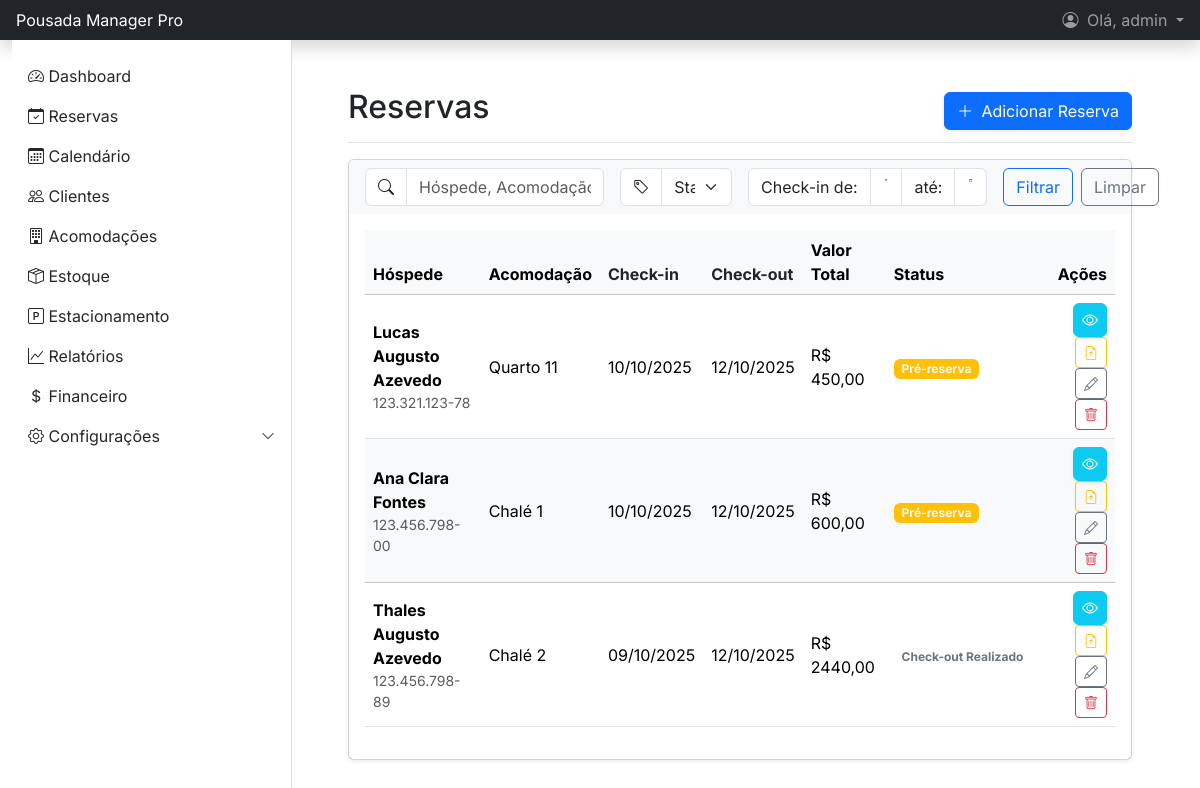
/reservas/ (signed in), run on an earlier commit of the app's database.
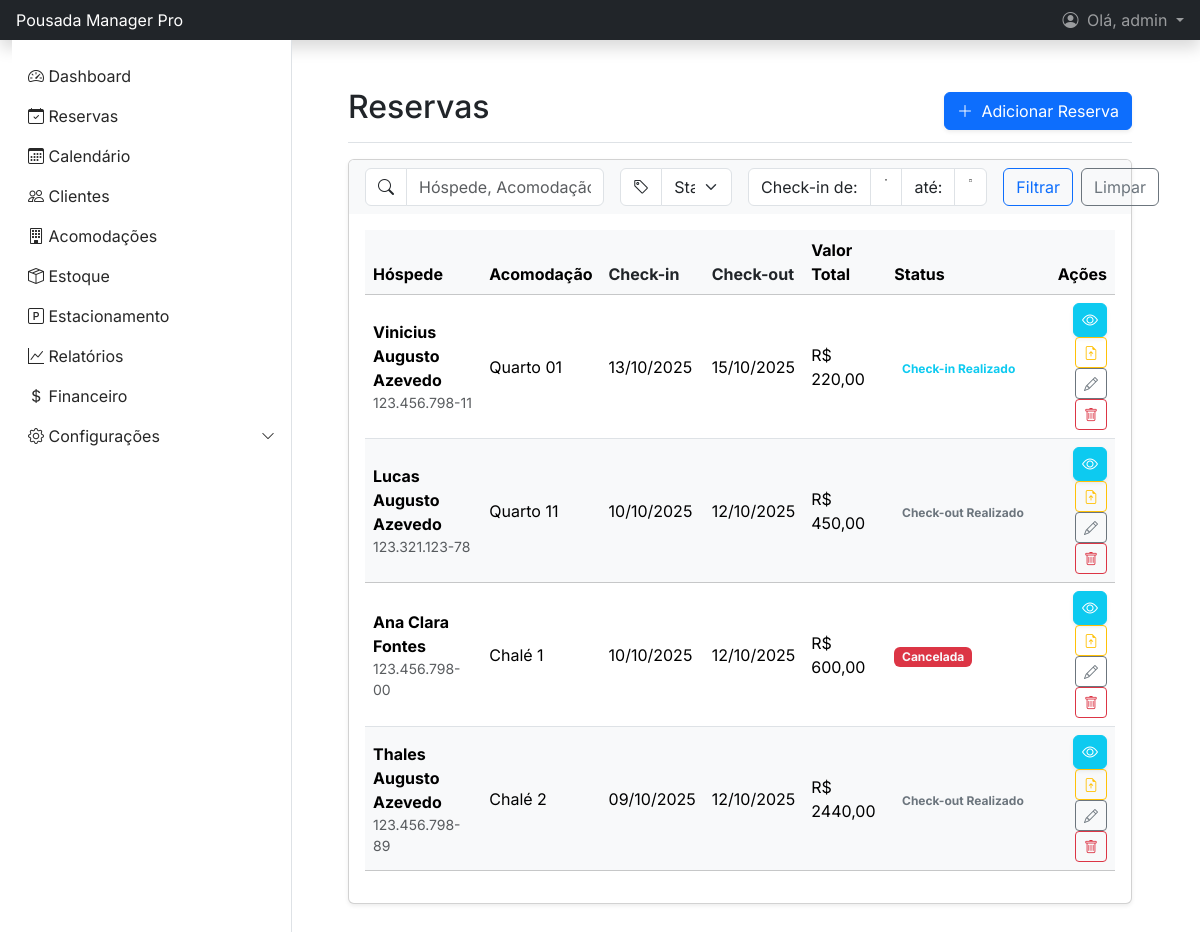
And on a later commit of the database.
### gestao/models.py (models this page shows, shortened)
class Reserva(models.Model):
    STATUS_CHOICES = (
        ('pre_reserva', 'Pré-reserva'),
        ('confirmada', 'Confirmada'),
        ('checkin', 'Check-in Realizado'),
        ('checkout', 'Check-out Realizado'),
        ('cancelada', 'Cancelada'),
    )
    cliente = models.ForeignKey(Cliente, on_delete=models.CASCADE, related_name='reservas')
    acomodacao = models.ForeignKey(Acomodacao, on_delete=models.CASCADE, related_name='reservas')
    data_checkin = models.DateTimeField()
    data_checkout = models.DateTimeField()
    data_reserva = models.DateTimeField(auto_now_add=True)
    status = models.CharField(max_length=20, choices=STATUS_CHOICES, default='pre_reserva')
    num_adultos = models.PositiveIntegerField("N° Adultos", default=1, help_text="N° de adultos") # Atualizado 18.09.25
    num_criancas_5 = models.PositiveIntegerField("N° Crianças até 5 anos", default=0, help_text="Crianças até 5 anos") # Atualizado 18.09.25
    num_criancas_12 = models.PositiveIntegerField("N° Crianças de 6 a 12 anos", default=0, help_text="Crianças de 6 a 12 anos") # Atualizado 18.09.25
    valor_total_diarias = models.DecimalField(max_digits=10, decimal_places=2, default=0.0)
    placa_automovel = models.CharField(max_length=15, null=True, blank=True, verbose_name="Placa do Automóvel") # Atualizado 06.10.25
    history = HistoricalRecords()
    valor_consumo = models.DecimalField(max_digits=10, decimal_places=2, default=0.0)
    desconto = models.DecimalField(max_digits=10, decimal_places=2, default=0.0)
    valor_extra = models.DecimalField(max_digits=10, decimal_places=2, default=0.0, help_text="Taxas ou valores adicionais.")
    valor_total_pago = models.DecimalField(max_digits=10, decimal_places=2, null=True, blank=True)

class Cliente(models.Model):
    SEXO_CHOICES = (
        ('Masculino', 'Masculino'),
        ('Feminino', 'Feminino'),
        ('Outro', 'Outro'),
    )
    nome_completo = models.CharField(max_length=150)
    cpf = models.CharField(max_length=14, unique=True, help_text="Formato: 000.000.000-00")
    email = models.EmailField(unique=True, null=True, blank=True)
    telefone = models.CharField(max_length=20)
    data_cadastro = models.DateTimeField(auto_now_add=True)
    data_nascimento = models.DateField(null=True, blank=True) # Atualizado 18.09.25
    cep = models.CharField(max_length=9, null=True, blank=True, help_text="Formato: 00000-000") # Atualizado 18.09.25
    logradouro = models.CharField(max_length=255, null=True, blank=True, verbose_name="Rua/Logradouro") # Atualizado 18.09.25
    numero = models.CharField(max_length=20, null=True, blank=True) # Atualizado 18.09.25
    complemento = models.CharField(max_length=100, null=True, blank=True) # Atualizado 18.09.25
    bairro = models.CharField(max_length=100, null=True, blank=True) # Atualizado 18.09.25
    cidade = models.CharField(max_length=100, null=True, blank=True) # Atualizado 18.09.25
    estado = models.CharField(max_length=2, null=True, blank=True, verbose_name="UF") # Atualizado 18.09.25
    foto = models.ImageField(upload_to='clientes_fotos/', null=True, blank=True, verbose_name="Foto do Cliente") # Atualizado 24.09.25
    sexo = models.CharField(max_length=10, choices=SEXO_CHOICES, null=True, blank=True) # Atualizado 09.10.25
    history = HistoricalRecords()

class Acomodacao(models.Model):
    STATUS_CHOICES = (
        ('disponivel', 'Disponível'),
        ('ocupado', 'Ocupado'),
        ('manutencao', 'Em Manutenção'),
        ('limpeza', 'Limpeza'),
    )
    numero = models.CharField(max_length=10, unique=True)
    tipo = models.ForeignKey(TipoAcomodacao, on_delete=models.PROTECT, related_name='acomodacoes')
    descricao = models.TextField(null=True, blank=True)
    capacidade = models.PositiveIntegerField(default=1, help_text="Número máximo de hóspedes.")
    qtd_camas = models.PositiveIntegerField(default=1, help_text="Quantidade de camas no quarto.")
    status = models.CharField(max_length=20, choices=STATUS_CHOICES, default='disponivel')
    history = HistoricalRecords()
    @property
    def nome_display(self):
        if self.numero in ('1', '2'):
            return f"Chalé {self.numero}"
        else:
            return f"Quarto {self.numero}"

### gestao/views.py (the view)
# urls.py: path('reservas/', views.ReservaListView.as_view(), name='reserva_list'),
class ReservaListView(LoginRequiredMixin, PermissionRequiredMixin, ListView):
    permission_required = 'gestao.view_reserva'
    raise_exception = True  # Mostra erro 403 se não tiver permissão
    model = Reserva
    template_name = 'gestao/reserva_list.html'
    context_object_name = 'reservas'
    ordering = ['-data_reserva']
    paginate_by = 10
    def get_queryset(self):
        queryset = super().get_queryset().select_related('cliente', 'acomodacao')
        ordering = self.request.GET.get('ordering', '-data_reserva')
        allowed_ordering_fields = ['data_checkin', '-data_checkin', 'data_checkout', '-data_checkout']
        if ordering in allowed_ordering_fields:
            queryset = queryset.order_by(ordering)
        else:
            queryset = queryset.order_by('-data_reserva') # Fallback para o padrão
        query = self.request.GET.get('q')
        status = self.request.GET.get('status')
        checkin_inicio = self.request.GET.get('checkin_inicio')
        checkin_fim = self.request.GET.get('checkin_fim')
        if query:
            queryset = queryset.filter(
                Q(cliente__nome_completo__icontains=query) |
                Q(cliente__cpf__icontains=query) |
                Q(acomodacao__numero__icontains=query)
            )
        if status:
            queryset = queryset.filter(status=status)
        if checkin_inicio:
            try:
                data_inicio_obj = datetime.strptime(checkin_inicio, '%Y-%m-%d').date()
                queryset = queryset.filter(data_checkin__gte=data_inicio_obj)
            except (ValueError, TypeError):
                pass # Ignora data inválida
        if checkin_fim:
            try:
                data_fim_obj = datetime.strptime(checkin_fim, '%Y-%m-%d').date()
                queryset = queryset.filter(data_checkin__lte=data_fim_obj)
            except (ValueError, TypeError):
                pass # Ignora data inválida
        return queryset
    def get_context_data(self, **kwargs):
        context = super().get_context_data(**kwargs)
        context['query'] = self.request.GET.get('q', '')
        context['checkin_inicio'] = self.request.GET.get('checkin_inicio', '')
        context['checkin_fim'] = self.request.GET.get('checkin_fim', '')
        context['current_ordering'] = self.request.GET.get('ordering', '-data_reserva')
        context['status_choices'] = Reserva.STATUS_CHOICES
        return context

### templates/gestao/reserva_list.html (shortened to what the changed rows need)
{% extends 'base.html' %}
{% block content %}
<main class="px-md-4">
    <div class="d-flex justify-content-between flex-wrap flex-md-nowrap align-items-center pt-3 pb-2 mb-3 border-bottom">
        <h1 class="h2">Reservas</h1>
    </div>
    <div class="card shadow-sm">
        <div class="card-body">
            <div class="table-responsive">
                <table class="table table-hover align-middle">
                    <thead class="table-light">
                        <tr>
                            <th scope="col">Hóspede</th>
                            <th scope="col">Acomodação</th>
                            <th scope="col">
                                <a href="?ordering={% if current_ordering == 'data_checkin' %}-data_checkin{% else %}data_checkin{% endif %}&q={{ request.GET.q|default:'' }}&status={{ request.GET.status|default:'' }}" class="text-decoration-none text-dark">
                                    Check-in
                                </a>
                            </th>
                            <th scope="col">
                                <a href="?ordering={% if current_ordering == 'data_checkout' %}-data_checkout{% else %}data_checkout{% endif %}&q={{ request.GET.q|default:'' }}&status={{ request.GET.status|default:'' }}" class="text-decoration-none text-dark">
                                    Check-out
                                </a>
                            </th>
                            <th scope="col">Valor Total</th>
                            <th scope="col">Status</th>
                            <th scope="col" class="text-end">Ações</th>
                        </tr>
                    </thead>
                    <tbody>
                        {% for reserva in page_obj %}
                        <tr class="{% cycle '' 'table-light' %}">
                            <td>
                                <div class="fw-bold">
                                    <a href="{% url 'reserva_detail' reserva.pk %}" class="nav-link">
                                            {{ reserva.cliente.nome_completo }}
                                    </a>
                                </div>
                                <div class="small text-muted">{{ reserva.cliente.cpf }}</div>
                            </td>
                            <td> {{ reserva.acomodacao.nome_display }}</td>
                            <td>{{ reserva.data_checkin|date:"d/m/Y" }}</td>
                            <td>{{ reserva.data_checkout|date:"d/m/Y" }}</td>
                            <td>R$ {{ reserva.valor_total_diarias|floatformat:2 }}</td>
                            <td>
                                {% if reserva.status == 'confirmada' %}
                                    <span class="badge bg-success text-light">{{ reserva.get_status_display }}</span>
                                {% elif reserva.status == 'pre_reserva' %}
                                    <span class="badge bg-warning text-light">{{ reserva.get_status_display }}</span>
                                {% elif reserva.status == 'cancelada' %}
                                    <span class="badge bg-danger text-light">{{ reserva.get_status_display }}</span>
                                {% elif reserva.status == 'checkin' %}
                                    <span class="badge" style="color: #0dcaf0;">{{ reserva.get_status_display }}</span>
                                {% elif reserva.status == 'checkout' %}
                                    <span class="badge bg-secondary-soft text-secondary">{{ reserva.get_status_display }}</span>
                                {% else %}
                                    <span class="badge bg-light text-dark">{{ reserva.get_status_display }}</span>
                                {% endif %}
                            </td>
                            <td class="text-end">
                                <a href="{% url 'reserva_detail' reserva.pk %}"
                                    class="btn btn-info text-white fw-bold shadow-sm px-2 py-1"
                                    data-bs-toggle="tooltip"
                                    title="Ver Detalhes">
                                    <i class="bi bi-eye"></i>
                                </a>
                                <a href="#"
                                class="btn btn-sm btn-outline-warning"
                                data-bs-toggle="modal"
                                data-bs-target="#arquivosModal{{ reserva.id }}"
                                title="Arquivos da Reserva">
                                    <i class="bi bi-file-earmark-arrow-up"></i>
                                </a>
                                <a href="{% url 'reserva_edit' reserva.pk %}" class="btn btn-sm btn-outline-secondary" data-bs-toggle="tooltip" title="Editar Reserva">
                                    <i class="bi bi-pencil"></i>
                                </a>
                                <a href="{% url 'reserva_delete' reserva.pk %}" class="btn btn-sm btn-outline-danger" data-bs-toggle="tooltip" title="Excluir Reserva">
                                    <i class="bi bi-trash"></i>
                                </a>
                            </td>
                        </tr>
                        {% empty %}
                        <tr>
                            <td colspan="6" class="text-center py-4">Nenhuma reserva encontrada.</td>
                        </tr>
                        {% endfor %}
                    </tbody>
                </table>
            </div>
        </div>
    </div>
</main>
{% endblock %}

What changed in the data, as far as the page shows it:
added Reserva: cliente.nome_completo "Vinicius Augusto Azevedo", cliente.cpf "123.456.798-11", acomodacao.nome_display "Quarto 01", data_checkin "13/10/2025", data_checkout "15/10/2025", valor_total_diarias "220,00", status "Check-in Realizado"
changed Reserva "Lucas Augusto Azevedo": status "Pré-reserva" → "Check-out Realizado"
changed Reserva "Ana Clara Fontes": status "Pré-reserva" → "Cancelada"
